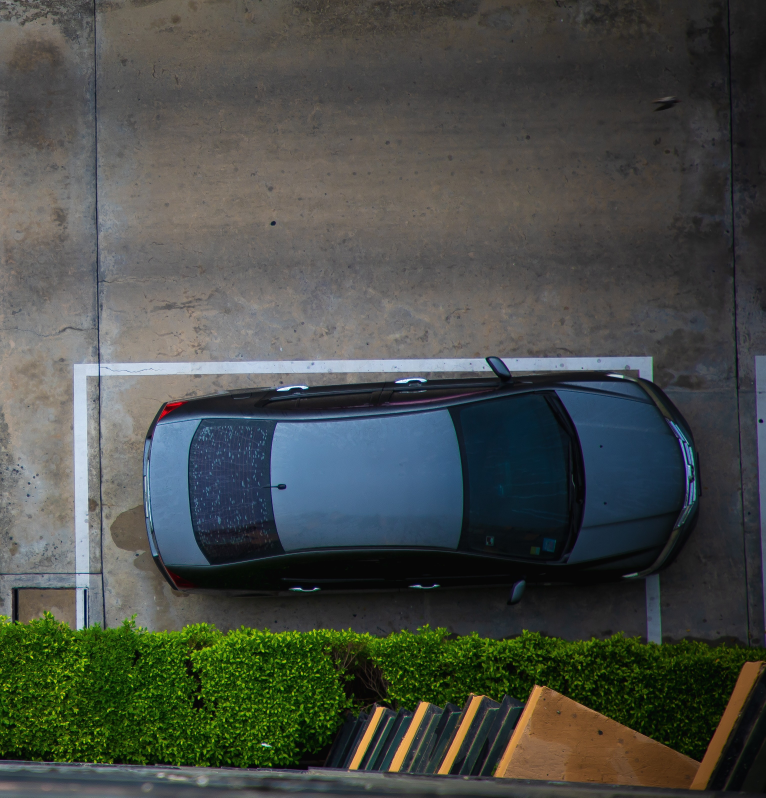
#> input picture assets/realcar.jpg, 3063 x 3190 px (shown at 1/4 size)
$ python draw_slots_dung.py
#> lines starting #> are read from the running program, lines starting #| are printed output that depends on the picture
import cv2
import numpy as np


IMAGE_PATH = 'assets/realcar.jpg'

SCALE_FACTOR =  0.2


parking_slots = []
current_slot = []

def mouse_callback(event, x, y, flags, param):
    global current_slot, parking_slots

    if event == cv2.EVENT_LBUTTONDOWN:

        real_x = int(x / SCALE_FACTOR)
        real_y = int(y / SCALE_FACTOR)

        current_slot.append((real_x, real_y))
        print(f"Click trên hình: ({x}, {y}) -> Lưu tọa độ gốc: ({real_x}, {real_y})")

        if len(current_slot) == 4:
            parking_slots.append(np.array(current_slot, np.int32))
            current_slot = []
            print(f"--> Đã xong ô số {len(parking_slots)}")

    elif event == cv2.EVENT_RBUTTONDOWN:
        if parking_slots:
            parking_slots.pop()
            print("Đã xóa ô gần nhất!")
            current_slot = []


img = cv2.imread(IMAGE_PATH)
#> img is the input picture: shape (3190, 3063, 3); mean B, G, R 71.3, 76.7, 72

if img is None:
    print(f"Lỗi: Không tìm thấy ảnh '{IMAGE_PATH}'")
    exit()


img_display = cv2.resize(img, None, fx=SCALE_FACTOR, fy=SCALE_FACTOR)
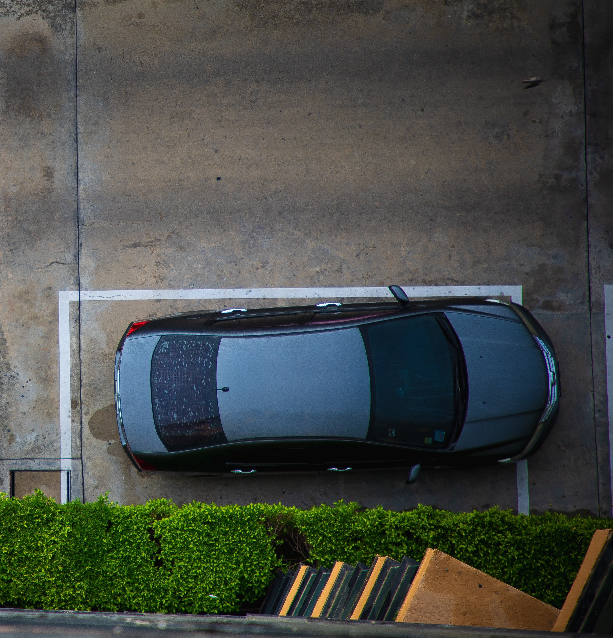
#> img_display: shape (638, 613, 3); mean B, G, R 71.3, 76.7, 72

cv2.namedWindow("LAY TOA DO (DA THU NHO)")
cv2.setMouseCallback("LAY TOA DO (DA THU NHO)", mouse_callback)


print("Bấm 'q' để thoat.")

while True:

    img_show = img_display.copy()


    for i, slot in enumerate(parking_slots):

        slot_scaled = (slot * SCALE_FACTOR).astype(np.int32)

        cv2.polylines(img_show, [slot_scaled], True, (0, 255, 0), 2)
        cv2.putText(img_show, str(i + 1), (slot_scaled[0][0], slot_scaled[0][1]),
                    cv2.FONT_HERSHEY_SIMPLEX, 0.6, (0, 0, 255), 2)


    for pt in current_slot:

        pt_scaled = (int(pt[0] * SCALE_FACTOR), int(pt[1] * SCALE_FACTOR))
        cv2.circle(img_show, pt_scaled, 5, (0, 0, 255), -1)


    if len(current_slot) > 1:

        current_arr = np.array(current_slot, np.int32)
        current_scaled = (current_arr * SCALE_FACTOR).astype(np.int32)
        cv2.polylines(img_show, [current_scaled], False, (0, 255, 255), 1)

    cv2.imshow("LAY TOA DO (DA THU NHO)", img_show)

    if cv2.waitKey(1) & 0xFF == ord('q'):
#> (key q is pressed here)
        break

cv2.destroyAllWindows()


print("PARKING_SLOTS = [")
for slot in parking_slots:
    pts = ", ".join([str(tuple(p)) for p in slot])
    print(f"    np.array([{pts}], np.int32),")
print("]")

$ run again, with assets/wrongcar1.jpg copied over assets/realcar.jpg
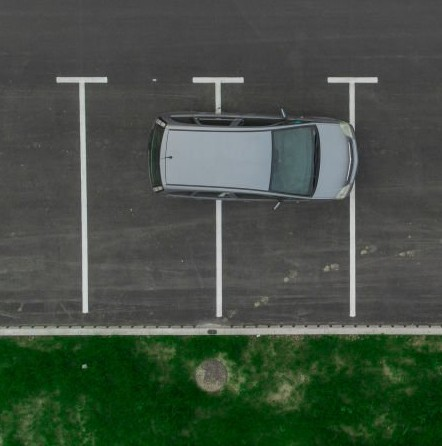
#> input picture assets/wrongcar1.jpg, 442 x 446 px
#> img is the input picture: shape (446, 442, 3); mean B, G, R 66.7, 78.9, 67.1
#> `img_display = cv2.resize(img, None, fx=SCALE_FACTOR, fy=SCALE_FACTOR)`:
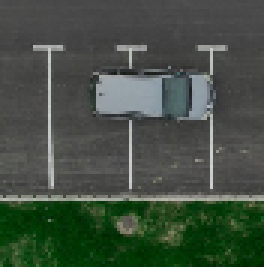
#> img_display: shape (89, 88, 3) (shown 3 times larger); mean B, G, R 66.9, 79, 67.3
